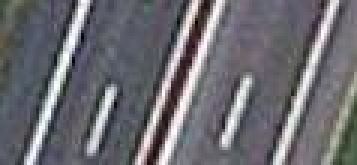
#> input picture final-project/actual.jpeg, 119 x 55 px (shown 3 times larger)
$ python edgedetection.py actual.jpeg
#> lines starting #> are read from the running program, lines starting #| are printed output that depends on the picture
# to call from command line: python edgedetection.py
# writes to linesandcircleedges.jpg with the lines found and the end points of each line circled
# prints a dictionary with lists of 2-element lists of tuple coords
# you may need to take out this import to run on your machine
import sys
sys.path.append('/usr/local/lib/python2.7/site-packages')

import numpy as np
import cv2
import math
import csv
from sys import argv
from geopy.distance import vincenty

latlon_list = []

threshwronglist = []
thresholds = []

finalcoords = {}
finalcoords['leftmost'] = []
finalcoords['rightmost'] = []
finalcoords['secondtoleft'] = []
finalcoords['secondtoright'] = []
finalcoords['midl'] = []
finalcoords['midr'] = []

with open("boundboxes.txt") as file1:
#> (reads final-project/boundboxes.txt from the repository)
    reader = csv.reader(file1)
    for row in reader:
        # print row[0].split(' ')
        latlon_list.append(row[0].split(' '))
    wronglist = []

fourcount = 0
for choice in range(len(latlon_list)):
    for threshold in np.arange(3.5,5.2,0.1):
        if choice == 0:
            path_to_image = 'actual.jpeg'
        else:
            path_to_image = str('actual' + str(choice) + ".jpeg")


        lat1 = float(latlon_list[choice][0])
        lon1 = float(latlon_list[choice][1])
        lat2 = float(latlon_list[choice][2])
        lon2 = float(latlon_list[choice][3])

        latdiff = lat2 - lat1
        londiff = lon2 - lon1

        assert (latdiff > 0), 'I thought that lat2 should always be greater than lat1'
        assert (londiff > 0), 'I thought that lon2 should always be greater than lon1'

        img = cv2.imread(path_to_image)
#> img is the input picture: shape (55, 119, 3); mean B, G, R 113.5, 108.1, 108.8
        height, width, chnls = img.shape
#> height = 55; width = 119; chnls = 3
        gray = cv2.cvtColor(img,cv2.COLOR_BGR2GRAY)

        edges = cv2.Canny(gray,250,300)
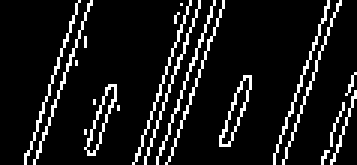
#> edges: shape (55, 119) (shown 3 times larger); 10.1% white in thin lines or dots

        cv2.imwrite('beforehough.jpg',edges)

        lines = cv2.HoughLines(edges,1,np.pi/180,35)
#> lines = [[28, 0.332], [67, 0.349], [103, 0.349], [70, 0.332], [25, 0.332], [106, 0.349], [24, 0.297], [60, 0.349], [63, 0.349]]

        output = {}
        output['Pixel Coordinate Endpoints'] = []
        output['Lat Lon Coordinate Endpoints'] = []
        output['Pixel Slopes'] = []
        for rho,theta in lines[0]:
            a = np.cos(theta)
            b = np.sin(theta)
            x0 = a*rho
            y0 = b*rho
            x1 = int(x0 + 1000*(-b))
            y1 = int(y0 + 1000*(a))
            x2 = int(x0 - 1000*(-b))
            y2 = int(y0 - 1000*(a))
            dx = x2 - x1
            dy = y2 - y1
            slope = dy/float(dx+.00000000000000001)

            yatxiszero = int(y1 - slope * x1)
            yatxiswidth = int(y1 + slope * (width - x1))
            xatyiszero = int(x1 + (1/slope) * (-y1))
            xatyisheight = int(x1 + (1/slope) * (height - y1))

            pixelcoords = []
            latloncoords = []

            if ((yatxiszero > 0) & (yatxiszero < height)):
                y = yatxiszero
                x = 0
                ypercentdown = yatxiszero / float(height)
                lat = lat2 - ypercentdown * latdiff
                lon = lon1
                latloncoords.append((lat, lon))
                pixelcoords.append((x, y))

            if ((yatxiswidth > 0) & (yatxiswidth < height)):
                y = yatxiswidth
                x = width
                ypercentdown = yatxiswidth / float(height)
                lat = lat2 - ypercentdown * latdiff
                lon = lon2
                latloncoords.append((lat, lon))
                pixelcoords.append((x, y))

            if ((xatyiszero > 0) & (xatyiszero < width)):
                y = 0
                x = xatyiszero
                lat = lat2
                xpercentacross = xatyiszero / float(width)
                lon = lon1 + xpercentacross * londiff
                latloncoords.append((lat, lon))
                pixelcoords.append((x, y))

            if ((xatyisheight > 0) & (xatyisheight < width)):
                y = height
                x = xatyisheight
                lat = lat1
                xpercentacross = xatyisheight / float(width)
                lon = lon1 + xpercentacross * londiff
                latloncoords.append((lat, lon))
                pixelcoords.append((x, y))

            if len(pixelcoords) == 2:
                if pixelcoords[0][0] > pixelcoords[1][0] :
                    pixelcoords = [pixelcoords[1], pixelcoords[0]]
                    latloncoords = [latloncoords[1], latloncoords[0]]
                output['Pixel Coordinate Endpoints'].append(pixelcoords)
                output['Lat Lon Coordinate Endpoints'].append(latloncoords)
#> this loop made 1 pass
#> (rho, theta, a, b, x0, y0, x1, y1) on pass 1: (28, 0.332, 0.946, 0.326, 26.47, 9.12, -299, 954)

        badpairs = []
        #feet
        gone = [False for ll in output['Lat Lon Coordinate Endpoints']]

        for ll1 in range(len(output['Lat Lon Coordinate Endpoints'])):
            for ll2 in range(len(output['Lat Lon Coordinate Endpoints'])):
                if (gone[ll1] == False) & (gone[ll2] == False):
                    latlon1 = output['Lat Lon Coordinate Endpoints'][ll1]
                    latlon2 = output['Lat Lon Coordinate Endpoints'][ll2]
#> (the run stopped early here; a loop or call above may not have finished)
